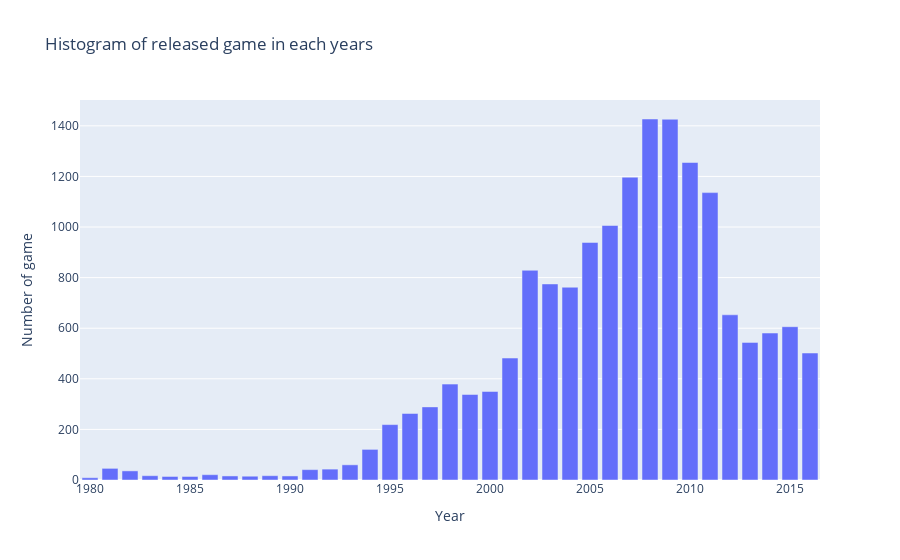

Notebook code for this chart:
### Code cell
#Plot Histogram of game released in each year with Plotly
fig = px.bar(game_year, x = 'year', y = 'games_count',
             title='Histogram of released game in each years',
            labels=dict(year='Year', games_count="Number of game"))

fig.show()

### Figure 1 — Plotly figure (JSON) as saved in the notebook; plotly's stock layout.template omitted (floating-point values rounded to 4 significant figures)
{"data": [{"alignmentgroup": "True", "hovertemplate": "Year=%{x}<br>Number of game=%{y}<extra></extra>", "legendgroup": "", "marker": {"color": "#636efa", "pattern": {"shape": ""}}, "name": "", "offsetgroup": "", "orientation": "v", "showlegend": false, "textposition": "auto", "type": "bar", "x": [2008, 2009, 2010, 2007, 2011, 2006, 2005, 2002, 2003, 2004, 2012, 2015, 2014, 2013, 2016, 2001, 1998, 2000, 1999, 1997, 1996, 1995, 1994, 1993, 1981, 1992, 1991, 1982, 1986, 1989, 1983, 1990, 1987, 1988, 1985, 1984, 1980], "xaxis": "x", "y": [1427, 1426, 1255, 1197, 1136, 1006, 939, 829, 775, 762, 653, 606, 581, 544, 502, 482, 379, 350, 338, 289, 263, 219, 121, 60, 46, 43, 41, 36, 21, 17, 17, 16, 16, 15, 14, 14, 9], "yaxis": "y"}], "layout": {"barmode": "relative", "legend": {"tracegroupgap": 0}, "title": {"text": "Histogram of released game in each years"}, "xaxis": {"anchor": "y", "domain": [0, 1], "title": {"text": "Year"}}, "yaxis": {"anchor": "x", "domain": [0, 1], "title": {"text": "Number of game"}}}}
